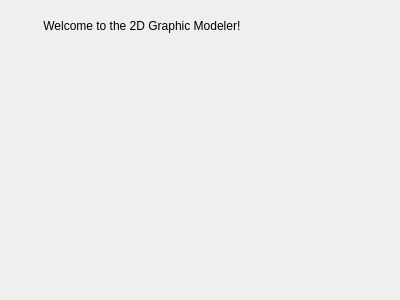
<?xml version="1.0" encoding="UTF-8"?>
<ui version="4.0">
 <class>SecDialog</class>
 <widget class="QDialog" name="SecDialog">
  <property name="geometry">
   <rect>
    <x>0</x>
    <y>0</y>
    <width>400</width>
    <height>300</height>
   </rect>
  </property>
  <property name="windowTitle">
   <string>Dialog</string>
  </property>
  <widget class="QLabel" name="label">
   <property name="geometry">
    <rect>
     <x>40</x>
     <y>10</y>
     <width>241</width>
     <height>31</height>
    </rect>
   </property>
   <property name="text">
    <string> Welcome to the 2D Graphic Modeler!</string>
   </property>
  </widget>
 </widget>
 <resources/>
 <connections/>
</ui>
